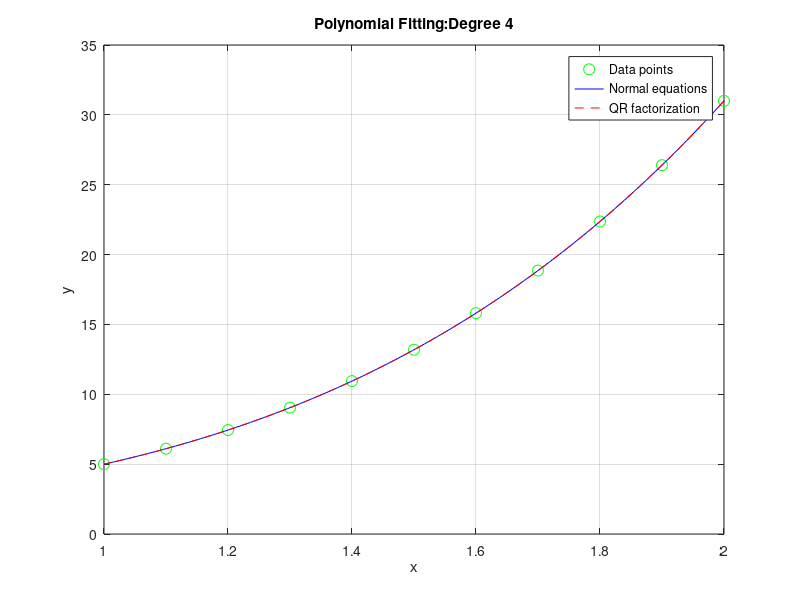

Write the MATLAB code that produced this figure.
x=linspace(1,2,11)';
y=1+x+x.^2+x.^3+x.^4;
A=zeros(11,5);
for i=1:11
    for j=1:5
        A(i,j)=x(i)^(j-1);
    end
end
anorm=(A'*A)\(A'*y);
[Q,R]=qr(A);
aqr=R\(Q'*y);
xplot=linspace(1,2,200)';
Aplot=zeros(200,5);
for i=1:200
    for j=1:5
        Aplot(i,j)=xplot(i)^(j-1);
    end
end
ynorm=Aplot*anorm;
yqr=Aplot*aqr;
figure;
plot(x,y,'go','MarkerSize',8,'DisplayName','Data points');
hold on;
plot(xplot,ynorm,'b-','DisplayName','Normal equations');
plot(xplot,yqr,'r--','DisplayName','QR factorization');
xlabel('x');
ylabel('y');
title('Polynomial Fitting:Degree 4');
legend('show');
grid on;
fprintf('Coefficients from normal equations:');
disp(anorm');
fprintf('Coefficients from QR factorization:');
disp(aqr')
